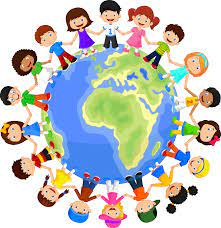
#> input picture 9-sectioning_operation_3/23nisan.jpg, 221 x 228 px
$ python section_3.py
#> lines starting #> are read from the running program, lines starting #| are printed output that depends on the picture; after the words box and inside, x2 and y2 are one past the last pixel; in counts of white or black regions, pixels touching at a corner belong together
import cv2
import numpy as np

resim = cv2.imread("23nisan.jpg")
#> resim is the input picture: shape (228, 221, 3); mean B, G, R 191.8, 196.5, 194.2

kesit = resim[30:100,80:200]
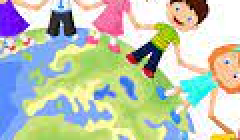
#> kesit: shape (70, 120, 3) (shown 2 times larger); mean B, G, R 177.7, 196.5, 188.4

resim[0:70,0:120] = kesit
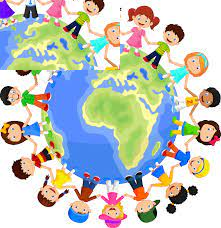
#> resim: shape (228, 221, 3); 16.66% of pixels changed, all inside (x1, y1, x2, y2) = (0, 0, 120, 70)

#Resme efekt eklemek istenmesi durumunda yapılması gerekenler şu şekildedir:

resim[: , : , 0] = 255
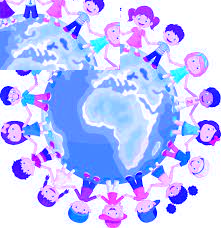
#> resim: shape (228, 221, 3); mean B, G, R 255, 196.9, 192

#1.parametre yükseklik ve 2.parametre genişlik olduğu için bu kısımlar kullanılmamıştır ve ":" koyulmuştur.
#Son parametreye 0 değeri verilmiştir ve 255'e eşitlenmiştir. Bu satırda yapılan işlem: Son parametre BGR'ın
#olduğu parametredir. Blue yani mavi rengi ile değişiklikler yapılacağından 0 değeri verilmiştir.
#yer alıyor. Green 1.indekste, Red 2.indekste yer alıyor. Burada resmin tamamına 255 tonunda mavi efekt uyguladık.
#Çünkü BGR ifadesine bakıldığında Blue 0.indekstedir. Efekt olarak 255 değeri verilmiştri. Yani mavinin en üst
#tonu kullanılmıştır.

cv2.imshow("23 Nisan",resim)

cv2.waitKey(0)
cv2.destroyAllWindows()
